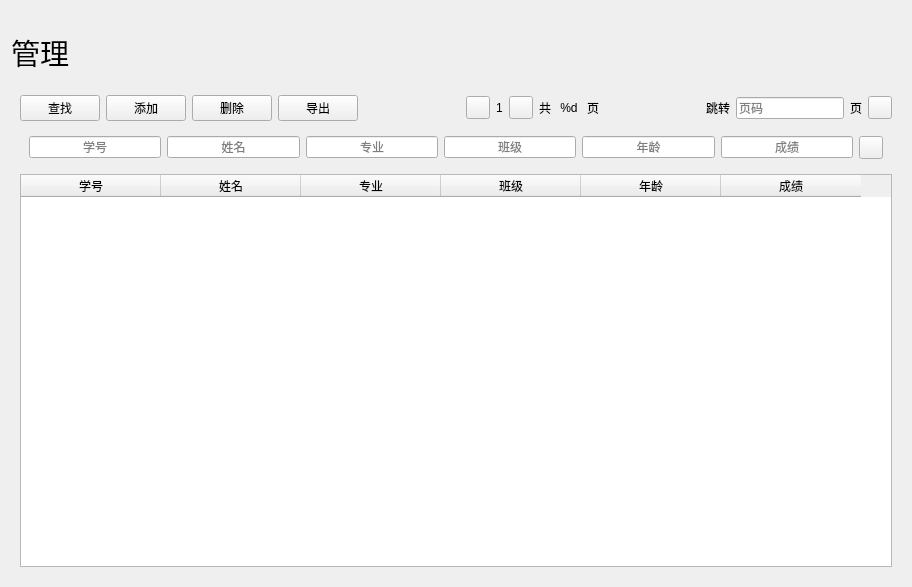
<?xml version="1.0" encoding="UTF-8"?>
<ui version="4.0">
 <class>ManagementPage</class>
 <widget class="QWidget" name="ManagementPage">
  <property name="geometry">
   <rect>
    <x>0</x>
    <y>0</y>
    <width>912</width>
    <height>587</height>
   </rect>
  </property>
  <property name="windowTitle">
   <string>Form</string>
  </property>
  <layout class="QGridLayout" name="gridLayout_3">
   <item row="0" column="0" colspan="2">
    <spacer name="horizontalSpacer_2">
     <property name="orientation">
      <enum>Qt::Horizontal</enum>
     </property>
     <property name="sizeHint" stdset="0">
      <size>
       <width>891</width>
       <height>20</height>
      </size>
     </property>
    </spacer>
   </item>
   <item row="1" column="0">
    <widget class="LargeTitleLabel" name="LargeTitleLabel">
     <property name="font">
      <font>
       <family>Agency FB</family>
       <pointsize>22</pointsize>
       <weight>50</weight>
       <bold>false</bold>
      </font>
     </property>
     <property name="text">
      <string>管理</string>
     </property>
     <property name="alignment">
      <set>Qt::AlignCenter</set>
     </property>
    </widget>
   </item>
   <item row="1" column="1">
    <spacer name="horizontalSpacer">
     <property name="orientation">
      <enum>Qt::Horizontal</enum>
     </property>
     <property name="sizeHint" stdset="0">
      <size>
       <width>827</width>
       <height>20</height>
      </size>
     </property>
    </spacer>
   </item>
   <item row="2" column="0" colspan="2">
    <widget class="HorizontalSeparator" name="HorizontalSeparator"/>
   </item>
   <item row="3" column="0" colspan="2">
    <widget class="SimpleCardWidget" name="SimpleCardWidget">
     <layout class="QGridLayout" name="gridLayout_2">
      <item row="1" column="0">
       <widget class="CardWidget" name="CardWidget">
        <layout class="QGridLayout" name="gridLayout">
         <item row="0" column="0">
          <layout class="QHBoxLayout" name="horizontalLayout_4">
           <item>
            <widget class="LineEdit" name="idTbx">
             <property name="text">
              <string/>
             </property>
             <property name="alignment">
              <set>Qt::AlignCenter</set>
             </property>
             <property name="placeholderText">
              <string>学号</string>
             </property>
            </widget>
           </item>
           <item>
            <widget class="LineEdit" name="nameTbx">
             <property name="alignment">
              <set>Qt::AlignCenter</set>
             </property>
             <property name="placeholderText">
              <string>姓名</string>
             </property>
            </widget>
           </item>
           <item>
            <widget class="LineEdit" name="majorTbx">
             <property name="alignment">
              <set>Qt::AlignCenter</set>
             </property>
             <property name="placeholderText">
              <string>专业</string>
             </property>
            </widget>
           </item>
           <item>
            <widget class="LineEdit" name="gradeTbx">
             <property name="alignment">
              <set>Qt::AlignCenter</set>
             </property>
             <property name="placeholderText">
              <string>班级</string>
             </property>
            </widget>
           </item>
           <item>
            <widget class="LineEdit" name="ageTbx">
             <property name="alignment">
              <set>Qt::AlignCenter</set>
             </property>
             <property name="placeholderText">
              <string>年龄</string>
             </property>
            </widget>
           </item>
           <item>
            <widget class="LineEdit" name="gpaTbx">
             <property name="alignment">
              <set>Qt::AlignCenter</set>
             </property>
             <property name="placeholderText">
              <string>成绩</string>
             </property>
            </widget>
           </item>
          </layout>
         </item>
         <item row="0" column="1">
          <widget class="PrimaryToolButton" name="clearSearchBtn"/>
         </item>
        </layout>
       </widget>
      </item>
      <item row="2" column="0">
       <widget class="TableWidget" name="TableWidget">
        <property name="rowCount">
         <number>0</number>
        </property>
        <attribute name="horizontalHeaderDefaultSectionSize">
         <number>140</number>
        </attribute>
        <attribute name="verticalHeaderVisible">
         <bool>false</bool>
        </attribute>
        <attribute name="verticalHeaderCascadingSectionResizes">
         <bool>false</bool>
        </attribute>
        <attribute name="verticalHeaderMinimumSectionSize">
         <number>45</number>
        </attribute>
        <attribute name="verticalHeaderDefaultSectionSize">
         <number>100</number>
        </attribute>
        <attribute name="verticalHeaderHighlightSections">
         <bool>false</bool>
        </attribute>
        <column>
         <property name="text">
          <string>学号</string>
         </property>
        </column>
        <column>
         <property name="text">
          <string>姓名</string>
         </property>
        </column>
        <column>
         <property name="text">
          <string>专业</string>
         </property>
        </column>
        <column>
         <property name="text">
          <string>班级</string>
         </property>
        </column>
        <column>
         <property name="text">
          <string>年龄</string>
         </property>
        </column>
        <column>
         <property name="text">
          <string>成绩</string>
         </property>
        </column>
       </widget>
      </item>
      <item row="0" column="0">
       <layout class="QHBoxLayout" name="horizontalLayout_2">
        <item>
         <widget class="PrimaryPushButton" name="queryBtn">
          <property name="text">
           <string>查找</string>
          </property>
          <property name="hasIcon" stdset="0">
           <bool>true</bool>
          </property>
         </widget>
        </item>
        <item>
         <widget class="PrimaryPushButton" name="addBtn">
          <property name="text">
           <string>添加</string>
          </property>
          <property name="hasIcon" stdset="0">
           <bool>true</bool>
          </property>
         </widget>
        </item>
        <item>
         <widget class="PrimaryPushButton" name="deleteBtn">
          <property name="text">
           <string>删除</string>
          </property>
          <property name="hasIcon" stdset="0">
           <bool>true</bool>
          </property>
         </widget>
        </item>
        <item>
         <widget class="PrimaryPushButton" name="exportBtn">
          <property name="text">
           <string>导出</string>
          </property>
          <property name="hasIcon" stdset="0">
           <bool>true</bool>
          </property>
         </widget>
        </item>
        <item>
         <spacer name="horizontalSpacer_4">
          <property name="orientation">
           <enum>Qt::Horizontal</enum>
          </property>
          <property name="sizeHint" stdset="0">
           <size>
            <width>40</width>
            <height>20</height>
           </size>
          </property>
         </spacer>
        </item>
        <item>
         <widget class="TransparentToolButton" name="leftArrowBtn"/>
        </item>
        <item>
         <widget class="BodyLabel" name="pageIndexLabel">
          <property name="text">
           <string>1</string>
          </property>
          <property name="alignment">
           <set>Qt::AlignCenter</set>
          </property>
         </widget>
        </item>
        <item>
         <widget class="TransparentToolButton" name="rightArrowBtn"/>
        </item>
        <item>
         <widget class="BodyLabel" name="pageCountLabel_2">
          <property name="text">
           <string>共</string>
          </property>
         </widget>
        </item>
        <item>
         <widget class="BodyLabel" name="pageCountLabel">
          <property name="text">
           <string> %d </string>
          </property>
         </widget>
        </item>
        <item>
         <widget class="BodyLabel" name="pageCountLabel_3">
          <property name="text">
           <string>页</string>
          </property>
         </widget>
        </item>
        <item>
         <spacer name="horizontalSpacer_3">
          <property name="orientation">
           <enum>Qt::Horizontal</enum>
          </property>
          <property name="sizeHint" stdset="0">
           <size>
            <width>40</width>
            <height>20</height>
           </size>
          </property>
         </spacer>
        </item>
        <item>
         <widget class="BodyLabel" name="BodyLabel_3">
          <property name="text">
           <string>跳转</string>
          </property>
          <property name="alignment">
           <set>Qt::AlignCenter</set>
          </property>
         </widget>
        </item>
        <item>
         <widget class="LineEdit" name="goToPageTbx">
          <property name="placeholderText">
           <string>页码</string>
          </property>
         </widget>
        </item>
        <item>
         <widget class="BodyLabel" name="BodyLabel_4">
          <property name="text">
           <string>页</string>
          </property>
          <property name="alignment">
           <set>Qt::AlignCenter</set>
          </property>
         </widget>
        </item>
        <item>
         <widget class="TransparentToolButton" name="gotoBtn"/>
        </item>
       </layout>
      </item>
     </layout>
    </widget>
   </item>
  </layout>
 </widget>
 <customwidgets>
  <customwidget>
   <class>PushButton</class>
   <extends>QPushButton</extends>
   <header>qfluentwidgets</header>
  </customwidget>
  <customwidget>
   <class>PrimaryPushButton</class>
   <extends>PushButton</extends>
   <header>qfluentwidgets</header>
  </customwidget>
  <customwidget>
   <class>ToolButton</class>
   <extends>QToolButton</extends>
   <header>qfluentwidgets</header>
  </customwidget>
  <customwidget>
   <class>PrimaryToolButton</class>
   <extends>ToolButton</extends>
   <header>qfluentwidgets</header>
  </customwidget>
  <customwidget>
   <class>TransparentToolButton</class>
   <extends>ToolButton</extends>
   <header>qfluentwidgets</header>
  </customwidget>
  <customwidget>
   <class>HorizontalSeparator</class>
   <extends>QWidget</extends>
   <header>qfluentwidgets</header>
  </customwidget>
  <customwidget>
   <class>CardWidget</class>
   <extends>QFrame</extends>
   <header>qfluentwidgets</header>
   <container>1</container>
  </customwidget>
  <customwidget>
   <class>SimpleCardWidget</class>
   <extends>CardWidget</extends>
   <header>qfluentwidgets</header>
   <container>1</container>
  </customwidget>
  <customwidget>
   <class>BodyLabel</class>
   <extends>QLabel</extends>
   <header>qfluentwidgets</header>
  </customwidget>
  <customwidget>
   <class>LargeTitleLabel</class>
   <extends>QLabel</extends>
   <header>qfluentwidgets</header>
  </customwidget>
  <customwidget>
   <class>LineEdit</class>
   <extends>QLineEdit</extends>
   <header>qfluentwidgets</header>
  </customwidget>
  <customwidget>
   <class>TableWidget</class>
   <extends>QTableWidget</extends>
   <header>qfluentwidgets</header>
  </customwidget>
 </customwidgets>
 <resources/>
 <connections/>
</ui>
